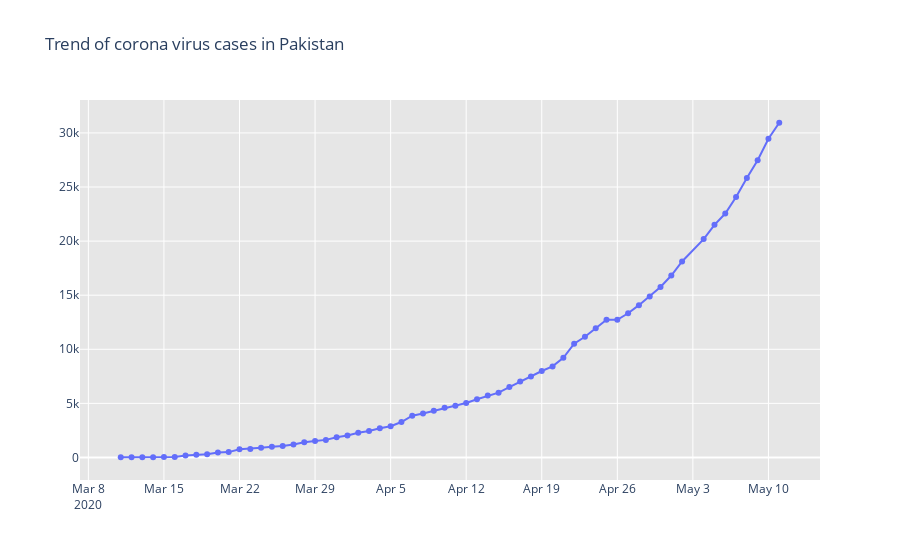
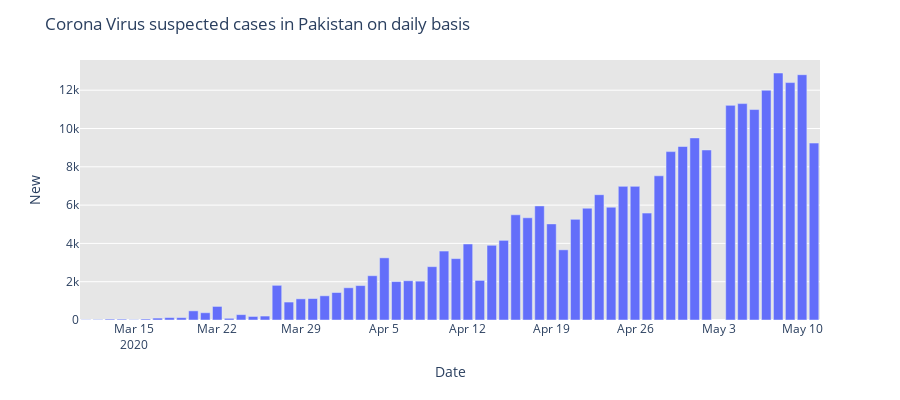

Source (notebook cell) for these figures, in order:
### Code cell
#rise of cases in pakistan curve 


data = df_Pakistan.groupby('Date')['Cumulative  Test positive'].sum()
data = pd.DataFrame({'Date':data.index, 'Active':data.values})

fig = go.Figure()
fig.add_trace(go.Scatter(x = data['Date'] ,y = data['Active'], mode='lines+markers', name='Total cases'))
fig.update_layout(title='Trend of corona virus cases in Pakistan', plot_bgcolor='rgb(230, 230, 230)')
fig.show()

data = df_Pakistan.groupby('Date')['New  (last 24 hrs)'].sum()
data = pd.DataFrame({'Date':data.index, 'New':data.values})

fig = px.bar(data, x='Date', y='New', barmode='group', height=400)
fig.update_layout(title_text='Corona Virus suspected cases in Pakistan on daily basis', plot_bgcolor='rgb(230, 230, 230)')
fig.show()

### Figure 1 — Plotly figure (JSON) as saved in the notebook; plotly's stock layout.template omitted (floating-point values rounded to 4 significant figures)
{"data": [{"mode": "lines+markers", "name": "Total cases", "type": "scatter", "x": ["2020-03-11", "2020-03-12", "2020-03-13", "2020-03-14", "2020-03-15", "2020-03-16", "2020-03-17", "2020-03-18", "2020-03-19", "2020-03-20", "2020-03-21", "2020-03-22", "2020-03-23", "2020-03-24", "2020-03-25", "2020-03-26", "2020-03-27", "2020-03-28", "2020-03-29", "2020-03-30", "2020-03-31", "2020-04-01", "2020-04-02", "2020-04-03", "2020-04-04", "2020-04-05", "2020-04-06", "2020-04-07", "2020-04-08", "2020-04-09", "2020-04-10", "2020-04-11", "2020-04-12", "2020-04-13", "2020-04-14", "2020-04-15", "2020-04-16", "2020-04-17", "2020-04-18", "2020-04-19", "2020-04-20", "2020-04-21", "2020-04-22", "2020-04-23", "2020-04-24", "2020-04-25", "2020-04-26", "2020-04-27", "2020-04-28", "2020-04-29", "2020-04-30", "2020-05-01", "2020-05-02", "2020-05-04", "2020-05-05", "2020-05-06", "2020-05-07", "2020-05-08", "2020-05-09", "2020-05-10", "2020-05-11"], "y": [19, 20, 21, 28, 31, 53, 187, 241, 302, 461, 495, 750, 784, 887, 991, 1057, 1197, 1408, 1526, 1625, 1865, 2039, 2291, 2450, 2708, 2880, 3277, 3864, 4072, 4322, 4601, 4788, 5038, 5374, 5716, 5988, 6505, 7025, 7481, 7993, 8418, 9216, 10513, 11155, 11940, 12723, 12723, 13328, 14079, 14885, 15759, 16817, 18114, 20186, 21501, 22550, 24073, 25837, 27474, 29465, 30941]}], "layout": {"plot_bgcolor": "rgb(230, 230, 230)", "title": {"text": "Trend of corona virus cases in Pakistan"}}}

### Figure 2 — Plotly figure (JSON) as saved in the notebook; plotly's stock layout.template omitted (floating-point values rounded to 4 significant figures)
{"data": [{"alignmentgroup": "True", "hovertemplate": "Date=%{x}<br>New=%{y}<extra></extra>", "legendgroup": "", "marker": {"color": "#636efa"}, "name": "", "offsetgroup": "", "orientation": "v", "showlegend": false, "textposition": "auto", "type": "bar", "x": ["2020-03-11", "2020-03-12", "2020-03-13", "2020-03-14", "2020-03-15", "2020-03-16", "2020-03-17", "2020-03-18", "2020-03-19", "2020-03-20", "2020-03-21", "2020-03-22", "2020-03-23", "2020-03-24", "2020-03-25", "2020-03-26", "2020-03-27", "2020-03-28", "2020-03-29", "2020-03-30", "2020-03-31", "2020-04-01", "2020-04-02", "2020-04-03", "2020-04-04", "2020-04-05", "2020-04-06", "2020-04-07", "2020-04-08", "2020-04-09", "2020-04-10", "2020-04-11", "2020-04-12", "2020-04-13", "2020-04-14", "2020-04-15", "2020-04-16", "2020-04-17", "2020-04-18", "2020-04-19", "2020-04-20", "2020-04-21", "2020-04-22", "2020-04-23", "2020-04-24", "2020-04-25", "2020-04-26", "2020-04-27", "2020-04-28", "2020-04-29", "2020-04-30", "2020-05-01", "2020-05-02", "2020-05-04", "2020-05-05", "2020-05-06", "2020-05-07", "2020-05-08", "2020-05-09", "2020-05-10", "2020-05-11"], "xaxis": "x", "y": [14, 23, 47, 45, 19, 52, 100, 127, 126, 478, 380, 709, 89, 281, 186, 206, 1811, 937, 1106, 1121, 1264, 1436, 1684, 1798, 2313, 3247, 2007, 2050, 2029, 2786, 3601, 3206, 3970, 2068, 3902, 4159, 5494, 5338, 5958, 5019, 3665, 5257, 5839, 6543, 5891, 6979, 6979, 5583, 7530, 8793, 9060, 9509, 8878, 11208, 11300, 10989, 11999, 12898, 12397, 12809, 9239], "yaxis": "y"}], "layout": {"barmode": "group", "height": 400, "legend": {"tracegroupgap": 0}, "margin": {"t": 60}, "plot_bgcolor": "rgb(230, 230, 230)", "title": {"text": "Corona Virus suspected cases in Pakistan on daily basis"}, "xaxis": {"anchor": "y", "domain": [0, 1], "title": {"text": "Date"}}, "yaxis": {"anchor": "x", "domain": [0, 1], "title": {"text": "New"}}}}
